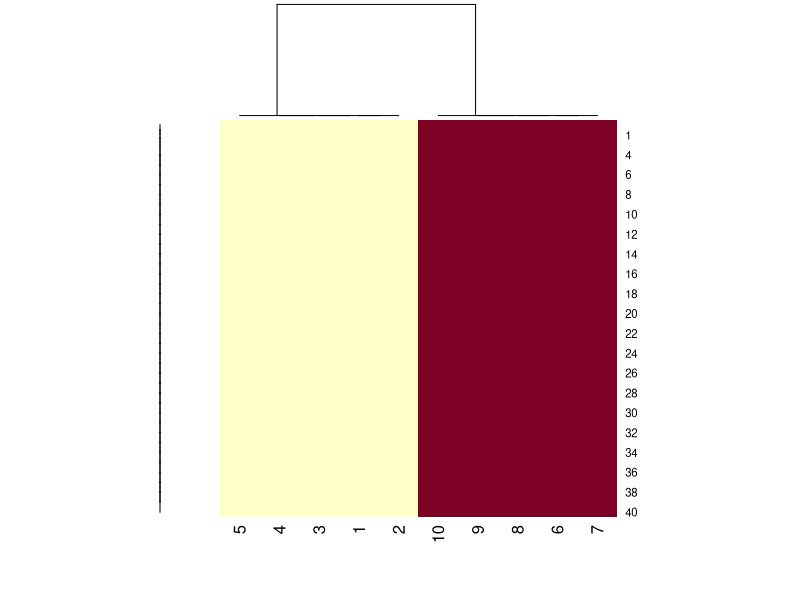

This chart was generated by the following R code: (Note: this script raises an error after producing the figure.)

cM <- matrix(rep(c(0,1), each = 200), byrow = FALSE, nrow = 40)
View(cM)
heatmap(cM)
svdCm <- svd(cM)
View(svdCm$u)
View(svdCm$d)
View(svdCm$v)

pcacM <- prcomp(cM)
View(pcacM$x)

kmcM <- kmeans(cM, centers = 2)
View(kmcM$cluster)

hclucM <- hclust(dist(cM))

# SVD <- X = UDV^T U for row analysis and V for column analysis
# D for proportion of variance explained
# dimension analysis X(rows,columns) = U(rows,rows) %*% D(rows,rows) %*% V(columns,rows)
# U <- for a column each element refers to a row
# V <- for a row each element refers to a row
